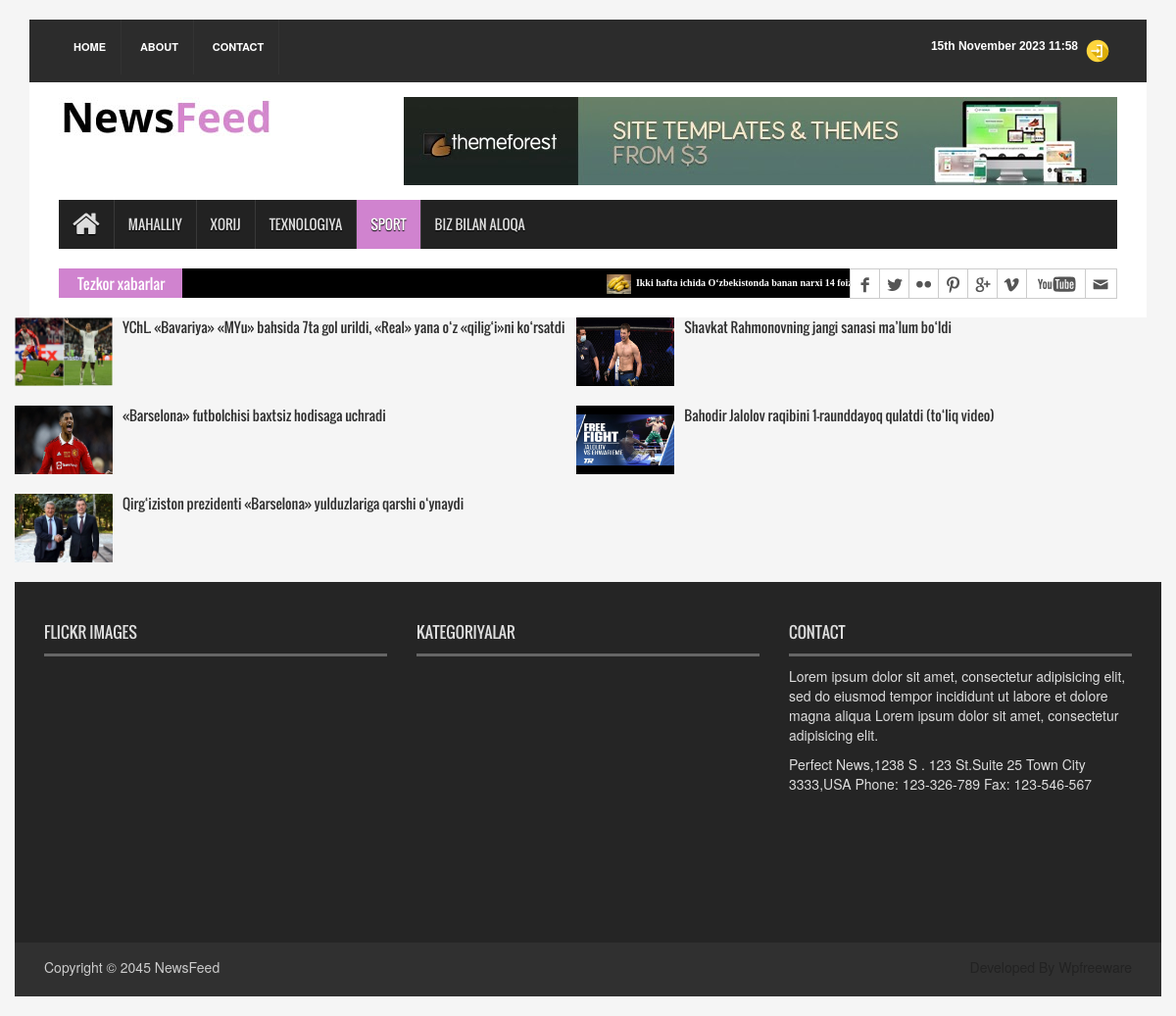
The page /sport/ on the database its author committed.
### newws_app/models.py (models this page shows, shortened)
class News(models.Model):
    class Status(models.TextChoices):
        Draft = "DF", "Draft"
        Published = "PB", "Published"
    title = models.CharField(max_length=250)
    slug = models.SlugField(max_length=250)
    body = models.TextField()
    image = models.ImageField(upload_to='news/image')
    category = models.ForeignKey(Category,
                                 on_delete=models.CASCADE)
    publish_time = models.DateTimeField(default=timezone.now)
    created_time = models.DateTimeField(auto_now_add=True)
    update_time = models.DateTimeField(auto_now=True)
    status = models.CharField(max_length=2,
                              choices=Status.choices,
                              default=Status.Draft,
                              )
    objects = models.Manager()
    published = PublishedManager()
    class Meta:
        ordering = ["-publish_time"]
    def get_absolute_url(self):
        return reverse("news_detail_page",args=[self.slug])

### newws_app/views.py (the view)
# urls.py: path('sport/', SportNewsViews.as_view(), name='sport_page'),
class SportNewsViews(ListView):
    model = News
    template_name = 'news/sport.html'
    context_object_name = 'sport_news'
    categories = Category.objects.all()
    context = {
        'categories': categories
    }
    def get_queryset(self):
        news = self.model.published.all().filter(category__name='Sport')
        return news

### newws_app/context_processor.py (called while the page is built)
def latest_news(request):
    latest_news=News.published.all().order_by('-publish_time')[0:5]
    context={
        'latest_news':latest_news
    }
    return context

### newws_app/models.py (called while the page is built)
    def get_queryset(self):
        return super().get_queryset().filter(status=News.Status.Published)

### templates/news/sport.html (shortened to what this page needs)
{% extends 'news/base.html' %}
{% load static %}
{%block content%}
    {% for news in sport_news %}
        <div class="container">
            <div class="row">
            <div class="single_post_content_left">
              <ul class="spost_nav">
                <li>
                  <div class="media wow fadeInDown"> <a href="{{news.get_absolute_url}}" class="media-left"> <img alt="" src="{{ news.image.url }}" style="width:100px"> </a>
                    <div class="media-body"> <a href="{{news.get_absolute_url}}" class="catg_title">{{news.title}}</a> </div>
                  </div>
                </li>
              </ul>
            </div>
                {%endfor%}
{% endblock content %}

### templates/news/base.html (shortened to what this page needs)
{% load static %}
<html>
<head>
<link rel="stylesheet" type="text/css" href="{% static  'css/bootstrap.min.css' %}">
<link rel="stylesheet" type="text/css" href="{% static 'css/font-awesome.min.css'%}">
<link rel="stylesheet" type="text/css" href="{% static 'css/animate.css'%}">
<link rel="stylesheet" type="text/css" href="{% static 'css/font.css'%}">
<link rel="stylesheet" type="text/css" href="{% static 'css/li-scroller.css'%}">
<link rel="stylesheet" type="text/css" href="{% static 'css/slick.css'%}">
<link rel="stylesheet" type="text/css" href="{% static 'css/jquery.fancybox.css'%}">
<link rel="stylesheet" type="text/css" href="{% static 'css/theme.css'%}/">
<link rel="stylesheet" type="text/css" href="{% static 'css/style.css' %}/">
</head>
<body>
<div class="container">
  <header id="header">
    <div class="row">
      <div class="col-lg-12 col-md-12 col-sm-12">
        <div class="header_top">
          <div class="header_top_left">
            <ul class="top_nav">
              <li><a href="{% url 'home_page' %}">Home</a></li>
              <li><a href="{% url 'about_page' %}">About</a></li>
              <li><a href="{% url 'contact_page' %}">Contact</a></li>
            </ul>
          </div>
          <div class="header_top_right">
            {%if request.user.is_authenticated%}
            <p><a href="{% url 'user_profile' %}" ><img src="{% static 'images/user.png'%}" alt="" style="height:20px"></a></p>
            <p><a href="{% url 'logout' %}" style="color:yellow"><img src="{% static 'images/logout.png'%}" alt="" style="height:20px"></a> </p>
            {%else %}
            <p><a href="{% url 'login' %}" style="color:yellow"><img src="{% static 'images/login.png'%}" alt="" ></a> </p>
            {%endif%}
            <p>{% now "jS F Y H:i" %}</p>
          </div>
        </div>
      </div>
      <div class="col-lg-12 col-md-12 col-sm-12">
        <div class="header_bottom">
          <div class="logo_area"><a href="{% url 'home_page' %}" class="logo"><img src="{% static 'images/logo.jpg'%}" alt=""></a></div>
          <div class="add_banner"><a href="#"><img src="{% static 'images/addbanner_728x90_V1.jpg'%}" alt=""></a></div>
        </div>
      </div>
    </div>
  </header>
  <section id="navArea">
    <nav class="navbar navbar-inverse" role="navigation">
      <div id="navbar" class="navbar-collapse collapse">
        <ul class="nav navbar-nav main_nav">
          {% url 'home_page' as url %}
          <li class="{% if request.path == url %}active{% endif %}"><a href="{% url 'home_page' %}"><span class="fa fa-home desktop-home"></span><span class="mobile-show">Home</span></a></li>
          {% url 'local_page' as url %}
          <li class="{% if request.path == url %}active{% endif %}"><a href="{% url 'local_page' %}">Mahalliy</a></li>
          {% url 'world_page' as url %}
          <li class="{% if request.path == url %}active{% endif %}"><a href="{% url 'world_page' %}">Xorij</a></li>
          {% url 'texno_page' as url %}
          <li class="{% if request.path == url %}active{% endif %}" > <a href="{% url 'texno_page' %}">Texnologiya</a></li>
          {% url 'sport_page' as url %}
          <li class="{% if request.path == url %}active{% endif %}" > <a href="{% url 'sport_page' %}">Sport</a></li>
          <li><a href="{% url 'contact_page' %}">Biz bilan aloqa</a></li>
        </ul>
      </div>
    </nav>
  </section>
  <section id="newsSection">
    <div class="row">
      <div class="col-lg-12 col-md-12">
        <div class="latest_newsarea"> <span>Tezkor xabarlar</span>
          <ul id="ticker01" class="news_sticker">
            {% for news in latest_news %}
            <li><a href="#"><img src= {{news.image.url}} alt="">{{news.title}}</a></li>
            {% endfor %}
          </ul>
          <div class="social_area">
            <ul class="social_nav">
              <li class="facebook"><a href="#"></a></li>
              <li class="twitter"><a href="#"></a></li>
              <li class="flickr"><a href="#"></a></li>
              <li class="pinterest"><a href="#"></a></li>
              <li class="googleplus"><a href="#"></a></li>
              <li class="vimeo"><a href="#"></a></li>
              <li class="youtube"><a href="#"></a></li>
              <li class="mail"><a href="#"></a></li>
            </ul>
          </div>
        </div>
      </div>
    </div>
  </section></div>
{% block content %}
{% endblock content %}
<footer id="footer">
    <div class="footer_top">
      <div class="row">
        <div class="col-lg-4 col-md-4 col-sm-4">
          <div class="footer_widget wow fadeInLeftBig">
            <h2>Flickr Images</h2>
          </div>
        </div>
        <div class="col-lg-4 col-md-4 col-sm-4">
          <div class="footer_widget wow fadeInDown">
            <h2>Kategoriyalar</h2>
          </div>
        </div>
        <div class="col-lg-4 col-md-4 col-sm-4">
          <div class="footer_widget wow fadeInRightBig">
            <h2>Contact</h2>
            <p>Lorem ipsum dolor sit amet, consectetur adipisicing elit, sed do eiusmod tempor incididunt ut labore et dolore magna aliqua Lorem ipsum dolor sit amet, consectetur adipisicing elit.</p>
            <address>
            Perfect News,1238 S . 123 St.Suite 25 Town City 3333,USA Phone: 123-326-789 Fax: 123-546-567
            </address>
          </div>
        </div>
      </div>
    </div>
    <div class="footer_bottom">
      <p class="copyright">Copyright &copy; 2045 <a href="{% url 'home_page' %}">NewsFeed</a></p>
      <p class="developer">Developed By Wpfreeware</p>
    </div>
  </footer>

### static/css/li-scroller.css (style rules this page uses)
ul.newsticker { position:relative; left:750px; font:bold 10px Verdana; list-style-type:none; margin:0; padding:0 }
ul.newsticker li { float:left; margin:0; padding:0 }
ul.newsticker a { white-space:nowrap; padding:0; color:#fff; margin:0 50px 0 0 }
ul.newsticker a > img { height:20px; margin-right:5px; width:25px }

### static/css/theme.css (style rules this page uses)
.navbar-inverse .navbar-nav > .active > a, .navbar-inverse .navbar-nav > .active > a:hover, .navbar-inverse .navbar-nav > .active > a:focus { background-color:#d083cf }
.latest_newsarea span { background:none repeat scroll 0 0 #d083cf }

### rows shown on the page
News: image (picture), title "Ikki hafta ichida O‘zbekistonda banan narxi 14 foizga oshdi"
News: image (picture), title "YChL. «Bavariya» «MYu» bahsida 7ta gol urildi, «Real» yana o‘z «qilig‘i»ni ko‘rsatdi"
News: image (picture), title "Shavkat Rahmonovning jangi sanasi ma’lum bo‘ldi"
News: image (picture), title "«Barselona» futbolchisi baxtsiz hodisaga uchradi"
News: image (picture), title "Bahodir Jalolov raqibini 1-raunddayoq qulatdi (to‘liq video)"
News: image (picture), title "Qirg‘iziston prezidenti «Barselona» yulduzlariga qarshi o‘ynaydi"
